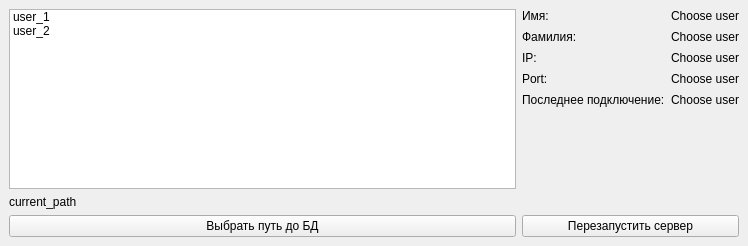
<?xml version="1.0" encoding="UTF-8"?>
<ui version="4.0">
 <class>MainWindow</class>
 <widget class="QMainWindow" name="MainWindow">
  <property name="geometry">
   <rect>
    <x>0</x>
    <y>0</y>
    <width>748</width>
    <height>246</height>
   </rect>
  </property>
  <property name="windowTitle">
   <string>Admin Panel</string>
  </property>
  <widget class="QWidget" name="centralwidget">
   <layout class="QGridLayout" name="gridLayout">
    <item row="3" column="0">
     <widget class="QPushButton" name="pushButton">
      <property name="text">
       <string>Выбрать путь до БД</string>
      </property>
     </widget>
    </item>
    <item row="0" column="0" rowspan="2">
     <widget class="QListWidget" name="listWidget">
      <item>
       <property name="text">
        <string>user_1</string>
       </property>
      </item>
      <item>
       <property name="text">
        <string>user_2</string>
       </property>
      </item>
     </widget>
    </item>
    <item row="2" column="0">
     <widget class="QLabel" name="label_11">
      <property name="text">
       <string>current_path</string>
      </property>
     </widget>
    </item>
    <item row="3" column="1">
     <widget class="QPushButton" name="pushButton_2">
      <property name="text">
       <string>Перезапустить сервер</string>
      </property>
     </widget>
    </item>
    <item row="0" column="1">
     <layout class="QFormLayout" name="formLayout">
      <property name="verticalSpacing">
       <number>7</number>
      </property>
      <item row="0" column="0">
       <widget class="QLabel" name="label_4">
        <property name="text">
         <string>Имя:</string>
        </property>
       </widget>
      </item>
      <item row="0" column="1">
       <widget class="QLabel" name="label">
        <property name="text">
         <string>Choose user</string>
        </property>
       </widget>
      </item>
      <item row="1" column="0">
       <widget class="QLabel" name="label_2">
        <property name="text">
         <string>Фамилия:</string>
        </property>
       </widget>
      </item>
      <item row="1" column="1">
       <widget class="QLabel" name="label_3">
        <property name="text">
         <string>Choose user</string>
        </property>
       </widget>
      </item>
      <item row="2" column="0">
       <widget class="QLabel" name="label_5">
        <property name="text">
         <string>IP:</string>
        </property>
       </widget>
      </item>
      <item row="2" column="1">
       <widget class="QLabel" name="label_8">
        <property name="text">
         <string>Choose user</string>
        </property>
       </widget>
      </item>
      <item row="4" column="1">
       <widget class="QLabel" name="label_10">
        <property name="text">
         <string>Choose user</string>
        </property>
       </widget>
      </item>
      <item row="4" column="0">
       <widget class="QLabel" name="label_6">
        <property name="text">
         <string>Последнее подключение:</string>
        </property>
       </widget>
      </item>
      <item row="3" column="0">
       <widget class="QLabel" name="label_7">
        <property name="text">
         <string>Port:</string>
        </property>
       </widget>
      </item>
      <item row="3" column="1">
       <widget class="QLabel" name="label_9">
        <property name="text">
         <string>Choose user</string>
        </property>
       </widget>
      </item>
     </layout>
    </item>
   </layout>
  </widget>
 </widget>
 <resources/>
 <connections/>
</ui>
